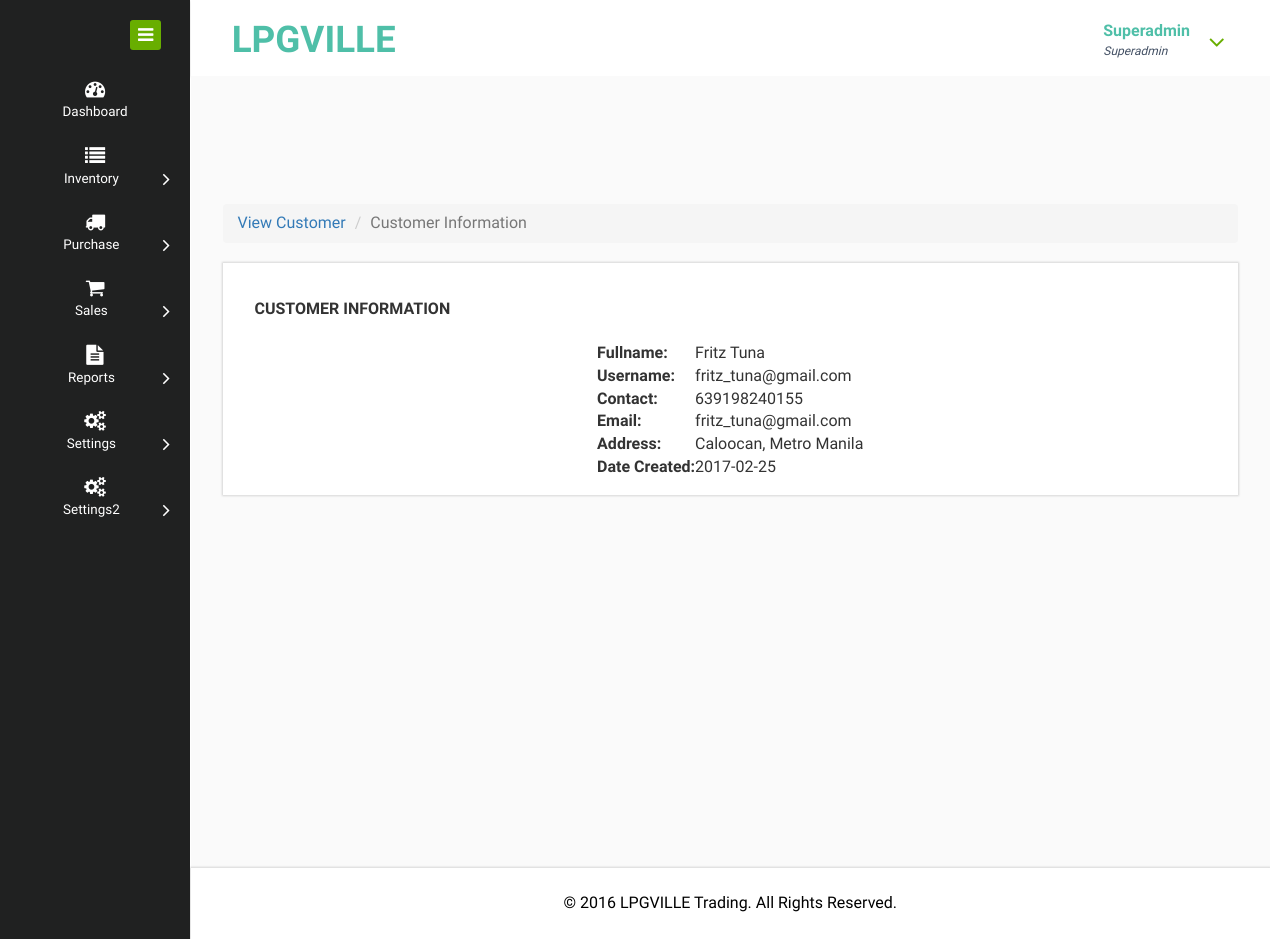
Page /admin/customer_detail.php?userid=USER-95-3 (signed in) on the committed database.
### tables this page shows
CREATE TABLE `user` (
  `UserID` varchar(20) NOT NULL,
  `Username` varchar(50) NOT NULL,
  `Password` varchar(15) NOT NULL,
  `Role` varchar(15) NOT NULL,
  `UserStatus` varchar(10) NOT NULL,
  `DateAdded` date NOT NULL,
  `UserDelete` int(5) NOT NULL
);

CREATE TABLE `user_info` (
  `UserID` varchar(20) NOT NULL,
  `Fullname` varchar(100) NOT NULL,
  `Contact` varchar(50) NOT NULL,
  `Email` varchar(150) NOT NULL,
  `Address` varchar(150) NOT NULL
);

CREATE TABLE `cms` (
  `ID` int(11) NOT NULL,
  `footer` varchar(200) NOT NULL,
  `about` text NOT NULL,
  `contact_text` varchar(255) NOT NULL,
  `contact_address` varchar(200) NOT NULL,
  `slider1` varchar(200) NOT NULL,
  `slider2` varchar(200) NOT NULL,
  `home_title1` varchar(200) NOT NULL,
  `home_title2` varchar(200) NOT NULL,
  `home_title3` varchar(200) NOT NULL,
  `home_text1` varchar(125) NOT NULL,
  `home_text2` varchar(125) NOT NULL,
  `home_text3` varchar(125) NOT NULL
);

### admin/session.php (called while the page is built, shortened)
<?php
$user = $conn->query("SELECT u.Username, u.Password, u.Role, u.UserStatus, u.DateAdded,
		ui.Fullname, ui.Contact, ui.Email, ui.Address,
		ua.Inventory, ua.PO, ua.Orders, ua.Reports, ua.Settings
		FROM user AS u
		INNER JOIN user_info AS ui ON u.UserID=ui.UserID
		INNER JOIN user_access AS ua ON u.UserID=ua.UserID
		AND u.UserID='$_SESSION[userid]'");
$urow = $user->fetch_assoc();
?>

### admin/customer_detail.php (the view, shortened to what this page needs)
<?php
require('../connection.php');
require('session.php');
?>
<!DOCTYPE HTML>
<html>
  <?php
  require('head.php');
  ?>
<body>
<?php
$userid = $_GET['userid'];
 $table = $conn->query("SELECT u.UserID, u.Username, u.Password, u.Role, u.UserStatus, u.DateAdded, u.UserDelete,
    ui.Fullname, ui.Contact, ui.Email, ui.Address
    FROM user AS u
    INNER JOIN user_info AS ui ON u.UserID=ui.UserID
    AND u.UserID='$userid'");
 $obj = $table->fetch_assoc();
  ?>
<div class="page-container">
<div class="left-content">
<div class="mother-grid-inner">
	<?php
	require('header.php');
	?>
<div class="inner-block">
<div class="blank">
     <ol class="breadcrumb">
        <li><a href="customer.php">View Customer</a></li>
        <li class="active">Customer Information</li>
      </ol>
<div class="grid_3 grid_4">
<div class="page-header">
  <b>CUSTOMER INFORMATION</b>
  </div>
<div class="bs-example">
 <?php
    echo '
    <center>
    <table style="font-size: 16px;">
    <tr>
        <th>Fullname: </th>
        <td>' .$obj['Fullname']. '</td>
    </tr>
    <tr>
        <th>Username: </th>
        <td>' .$obj['Username']. '</td>
    </tr>
    <tr>
        <th>Contact: </th>
        <td>' .$obj['Contact']. '</td>
    </tr>
    <tr>
        <th>Email: </th>
        <td>' .$obj['Email']. '</td>
    </tr>
    <tr>
        <th>Address: </th>
        <td>' .$obj['Address']. '</td>
    </tr>
    <tr>
        <th>Date Created: </th>
        <td>' .$obj['DateAdded']. '</td>
        </tr>
    </table>
    ';
    ?>
</div>
</div>
</div>
</div>
<?php
require('footer.php');
?>
</div>
</div>
	<?php
	require('navigation.php');
	?>
</div>
</body>
</html>

### admin/header.php (shortened to what this page needs)
<div class="header-main">
<div class="header-left">
<div class="logo-name">
<a href="dashboard.php"> <h1>LPGVILLE</h1>
</a>
</div>
<div class="clearfix"> </div>
</div>
<div class="header-right">
<div class="profile_details">
<ul>
    <li class="dropdown profile_details_drop">
        <a href="#" class="dropdown-toggle" data-toggle="dropdown" aria-expanded="false">
        <div class="profile_img">
        <div class="user-name">
       <?php
        echo '<p>' .$urow['Fullname']. '</p>';
        echo '<span>' .$_SESSION['role']. '</span>';
        ?>
        </div>
        <i class="fa fa-angle-down lnr"></i>
        <div class="clearfix"></div>
        </div>
        </a>
                                    </li>
                                </ul>
                            </div>
                            <div class="clearfix"> </div>
                        </div>
                     <div class="clearfix"> </div>
                </div>

### admin/footer.php
 <?php
 	require('../connection.php');
   $cms = $conn->query("SELECT * FROM cms WHERE ID=1");
   $cmsrow = $cms->fetch_assoc();
   ?>
<div class="copyrights">
 <?php
                   echo
                   '
                   <p>© ' .$cmsrow['footer']. '</p>
                   ';
                   ?>
</div>

### rows in the picture
user: user_info.Fullname "Superadmin"
user: user_info.Fullname "Fritz Tuna", Username "fritz_tuna@gmail.com", user_info.Contact "639198240155", user_info.Email "fritz_tuna@gmail.com", user_info.Address "Caloocan, Metro Manila", DateAdded "2017-02-25"
cms: footer "2016 LPGVILLE Trading. All Rights Reserved."

### other values in the picture
$_SESSION['role'] "Superadmin"
